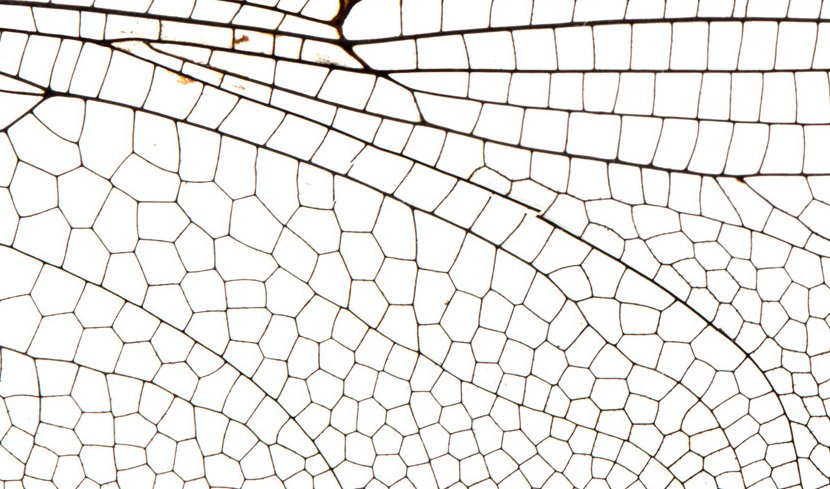
#> input picture library_interaction_example/dragonfly_wings.jpg, 830 x 489 px
$ jupyter execute --allow-errors TDA.ipynb
#> lines starting #> are read from the running program, lines starting #| are printed output that depends on the picture
# Topological Data Analysis

Обзор взаимодействий между стандартной библиотекой `sklearn`и библиотеками `ripser` и `persim` для топологического анализа данных на конкретных примерах.

[cell 1]
# !pip install ripser
# !pip install persim

[cell 2]
from ripser import ripser
from ripser import Rips
import persim
from persim import PersImage
from persim import plot_diagrams
import matplotlib.pyplot as plt
from mpl_toolkits.mplot3d import Axes3D
import numpy as np
from sklearn import datasets
from math import ceil
import time

# Import packages for loading .mat files
import os
from os.path import dirname, join as pjoin
import scipy.io as sio

## Clustering Algorithms

*Кластеризация* данных является основной задачей в обучении без учителя. В данном notebook рассмотрены такие методы как k-Means, DBSCAN, которые делят данные на кластеры и требуют настройки параметров. Но при разбиении на кластеры, данные метода потенциально игнорируют более тонкую структуру кластеров.

*Иерархическая кластеризация* создает многоуровневую сводку структуры кластера, визуализируемую в виде дендрограммы.

Посмотрим производительность некоторых алгоритмов кластеризации на наборе "игрушечных" данных.

[cell 3]
# Import packages for creating toy datasets and plotting
from sklearn.datasets import make_circles
from sklearn.datasets import make_blobs

# Create two datasets using above functions
X1, y1 = make_circles(n_samples=500, noise = 0.05, factor=0.3, random_state = 3)
X2, y2 = make_blobs(n_samples=500, centers=2, center_box = (-10,10), random_state=2)

# Combine the toy datasets. The first one is scaled and translated.
X = np.concatenate((3*X1-np.array([[12,0]]),X2),axis=0)

# Plot the result
plt.scatter(X[:,0],X[:,1]);

### $k$-Means Clustering

Один из самых основных алгоритмов кластеризации - **𝑘-Means**. Функция включена в `scikit-learn`. Для запуска 𝑘-Means нужно выбрать 𝑘.

[cell 4]
from sklearn.cluster import KMeans
kmeans = KMeans(n_clusters=2).fit(X) # Choose 2 clusters to start

plt.scatter(X[:,0],X[:,1],c = kmeans.labels_);

Видно, что это неправильный выбор

[cell 5]
from sklearn.cluster import KMeans
kmeans = KMeans(n_clusters=3).fit(X)

plt.scatter(X[:,0],X[:,1],c = kmeans.labels_);

с 3 кластерами больше похоже на правду, но все еще не оптимально

[cell 6]
from sklearn.cluster import KMeans
kmeans = KMeans(n_clusters=4).fit(X)

plt.scatter(X[:,0],X[:,1],c = kmeans.labels_);

[cell 7]
from sklearn.cluster import KMeans
kmeans = KMeans(n_clusters=5).fit(X)

plt.scatter(X[:,0],X[:,1],c = kmeans.labels_);

Независимо от того, сколько кластеров мы выберем, 𝑘-Means не сможет разделить концентрические круги.

### DBSCAN

Другой популярный алгоритм класстеризации - **DBSCAN**. DBSCAN выбирает количество кластеров на основе данных. Здесь можно выбрать различные параметры - eps и min_samples, которые сильно влияют на производительность алгоритма.

[cell 8]
from sklearn.cluster import DBSCAN
dbscan = DBSCAN(eps = 2, min_samples=5).fit(X)
plt.scatter( X[:,0], X[:,1], c=dbscan.labels_ );

Если мы настроим параметры правильно, DBSCAN сможет разделить концентрические окружности.

[cell 9]
from sklearn.cluster import DBSCAN
dbscan = DBSCAN(eps = 1, min_samples=5).fit(X)
plt.scatter( X[:,0], X[:,1], c=dbscan.labels_ );
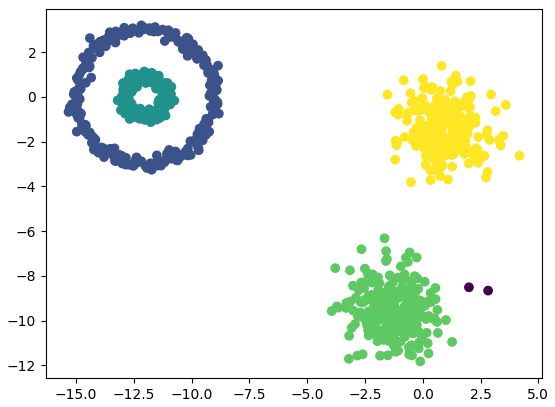
#> figure drawn by matplotlib, 1 panel

Все эти алгоритмы кластеризации предоставляют данные на выходе как помеченные подмножества. Из-за этого можно упустить поведение кластеризации «более мелкого масштаба».

### Hierarchical Clustering

Существует еще один стиль алгоритма кластеризации, называемый **иерархической кластеризацией**, который создает сводную информацию о поведении кластеров во всех масштабах. Вывод здесь можно рассматривать как *дендрограмму*.

[cell 10]
from scipy.cluster.hierarchy import dendrogram, linkage

fig = plt.figure(figsize=(10,5))
ax = fig.add_subplot(1, 1, 1)
linked = linkage(X, 'single')
dendrogram(linked, labels = None, show_leaf_counts=False)
ax.set_xticklabels([]);
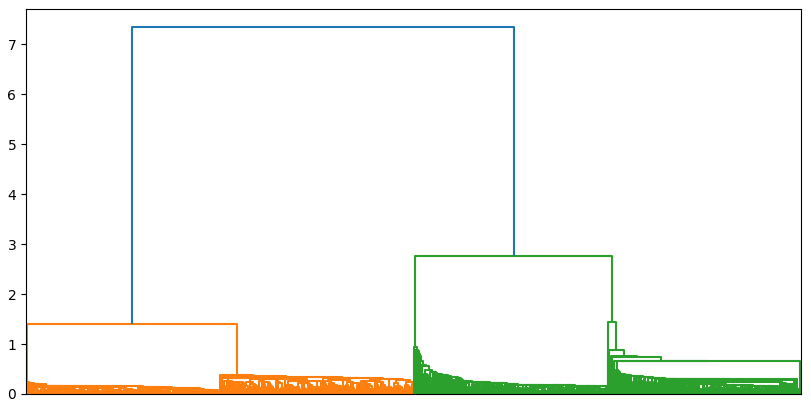
#> figure drawn by matplotlib, 1 panel

Выше показано, что есть несколько кластеров в наибольшем масштабе. Каждый из них состоит из двух кластеров в меньшем масштабе. Ниже этого есть много очень нечетких групп, которые могут быть прочитаны как «шум».

Метки для точек могут быть извлечены из дендрограммы с помощью алгоритма агломерационной кластеризации. Как и 𝑘-Means функция требует от нас выбрать несколько кластеров. Разница лишь в том, что теперь мы можем сделать очень обоснованное предположение, используя дендрограмму в качестве руководства.

Мы можем увидеть два самых больших кластера:

[cell 11]
from sklearn.cluster import AgglomerativeClustering
ac = AgglomerativeClustering(n_clusters=2, linkage = 'single')
ac.fit(X)
plt.scatter(X[:,0],X[:,1],c=ac.labels_);

или 4 самых больших кластера:

[cell 12]
ac = AgglomerativeClustering(n_clusters=4, linkage = 'single')
ac.fit(X)
plt.scatter(X[:,0],X[:,1],c=ac.labels_);
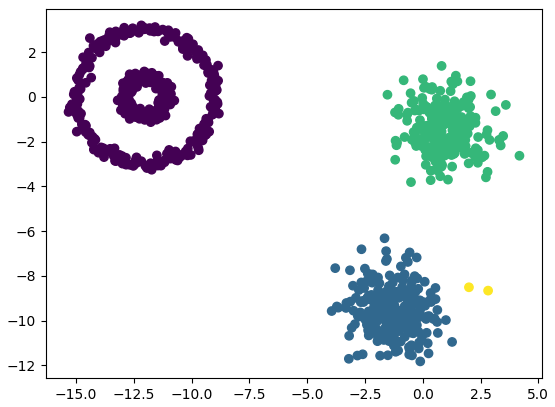
#> figure drawn by matplotlib, 1 panel

или 5 самых больших кластеров, которые выглядят как выходные данные **DBSCAN**:

[cell 13]
ac = AgglomerativeClustering(n_clusters=5, linkage = 'single')
ac.fit(X)
plt.scatter(X[:,0],X[:,1],c=ac.labels_);
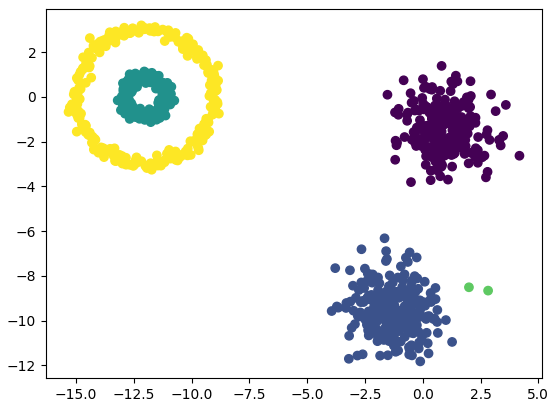
#> figure drawn by matplotlib, 1 panel

или сколько угодно кластеров, что мы захотим, которые будут собирать все более точную информацию:

[cell 14]
ac = AgglomerativeClustering(n_clusters=100, linkage = 'single')
ac.fit(X)
plt.scatter(X[:,0],X[:,1],c=ac.labels_);
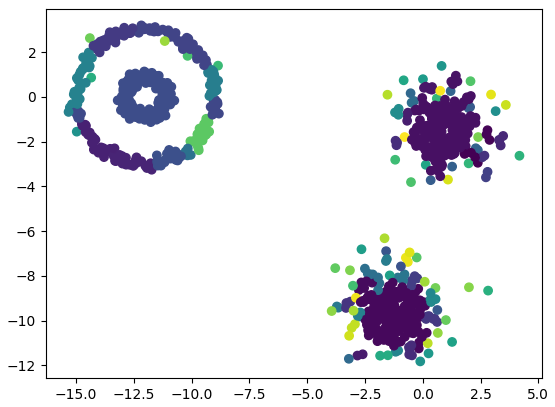
#> figure drawn by matplotlib, 1 panel

__________________________________________

# Computing Persistence Diagrams

Основная топологическая особенность, которая используется в TDA, называется **persistence diagram**. В этом примере мы вычисляем persistence diagram для нескольких облаков точек. Для этого будут использоваться специализированные пакеты Python для TDA: `ripser` и `persim`

[cell 15]
# Import packages
from ripser import ripser
# ripser - пакет для вычисления Barcodes из Vietoris-Rips
from persim import plot_diagrams
# persim - это пакет для отображения и вычисления расстояний между persistence diagram

# Теория о TDA

 - ##  Betti numbers

Каждому пространству X можно сопоставить векторное пространство $H_{k}(X)$, так называемое векторное пространство *k*-й гомологии X. Его размерность $β_{k}(X)$ называется ***k*-м числом Бетти X**.

Числа Бетти $β_{k}(X)$ считают «*k*-мерные дыры» в X:
 - 0-мерный - количество соединенных частей
 - 1-мерный - количество незаполненных петель
 - 2-мерная - количество незаполненных "пустот"
 - k-мерная - четко определенная концепция, которую мы не можем визуализировать

**Пример:**

Вычисление гомологии $H_{k}(X)$ соответствует вычислению чисел Бетти, где Х - симплексиальный комплекс:
 - $H_{0}(X)$ -> $β_{0}(X)$
 - $H_{1}(X)$ -> $β_{1}(X)$
 - $H_{2}(X)$ -> $β_{2}(X)$

## Persistent homology

Отслеживание «рождения» и «смерти» топологических особенностей («дыр» различных размеров) необходимо для того, чтобы создать **barcode plot** или **persistent диаграмму** для X. *Persistent homology* ("долгоживущая гомология") - один из главных инструментов в TDA.

 #### Пример:


#### Еще пример:

**Слева:** *Barcode Plot*

Каждая горизонтальная полоса показывает время жизни топологического признака как функцию ε для группы гомологий $H_{0}$, $H_{1}$, $H_{2}$. Существенными особенностями являются длинные горизонтельные  столбики.

**Справа:** *Persistence Diagram*

Точки на диаграмме постоянства находятся во взаимно однозначном соответствии с полосами на графике Barcode. Рождение и
время смерти barcode становятся x- и y-координатами persistence диаграммы. Существенные особенности далеки от
диагонали.

### Random Point Cloud

Начнем с рандомного набора данных. Давайте просто возьмем несколько случайных точек на плоскости (облако из 100 точек).

[cell 16]
data = np.random.random((100,2))
fig = plt.figure(figsize=(5,5))
ax = fig.add_subplot(111)
ax.scatter(data[:, 0], data[:, 1])
ax.axis('equal');
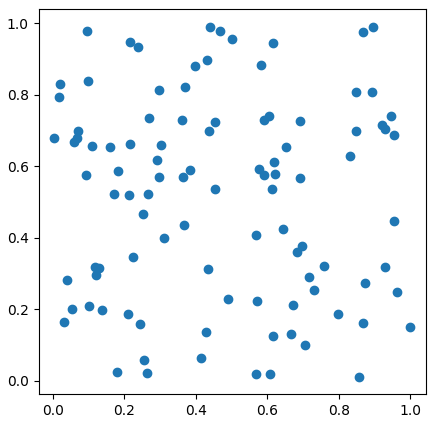
#> figure drawn by matplotlib, 1 panel

Теперь мы вычисляем persistent homology dataset'а. Это делается путем применения функции `ripser`. Ripser имеет множество опций, такие как диапазон вычисляемых измерений, тип данных и т.д.

#> (a cell that did not finish here is left out)

#> (a cell that did not finish here is left out)

Все «ключи» ripser'a:

#> (a cell that did not finish here is left out)

Вычисления, которые нас действительно волнуют, находятся под ключом 'dgms':

#> (a cell that did not finish here is left out)

Мы видим, что выходные данные диаграмм представляют собой пару массивов. Это точки на persistence диаграмме для persistence гомологий степени 0 и степени 1 соответственно. Теперь мы можем построить эти диаграммы. Это можно сделать на разных осях или на одной оси.

#> (a cell that did not finish here is left out)

#> (a cell that did not finish here is left out)

#> (a cell that did not finish here is left out)

### Circles and Blobs

Применяя persistent homology к набору данных из примера в самом начале, мы наблюдаем многоуровневую кластерную структуру, а также тот факт, что в данных присутствуют круги.

#> (a cell that did not finish here is left out)

### Spheres
Давайте рассмотрим персистентную гомологию облаков точек на сферах на плоскости и в трехмерном пространстве.

[cell 25]
# Определить функцию для случайной выборки из сферы
def sample_spherical(npoints, ndim=3):
    sample = np.random.randn(ndim, npoints)
    sample /= np.linalg.norm(sample, axis=0)
    sample = sample.T
    return sample

# Произвольная выборка из сферы с добавленным шумом
def noisy_sample_spherical(npoints, ndim, noise_level = 0.01):
    sphere = sample_spherical(npoints, ndim)
    noise = np.random.multivariate_normal(ndim*[0], noise_level*np.eye(ndim), npoints)
    sample = sphere + noise
    return sample

Давайте сначала посмотрим на сферу, находящаяся в $\mathbb{R}^2$, иными словами на круг.

[cell 26]
data = noisy_sample_spherical(100,2) # Создаём шумный круг

# Рисуем график данных в виде точечной диаграммы.
fig = plt.figure()
ax1 = fig.add_subplot(111)
ax1.plot(data[:, 0], data[:, 1], 'ob', label='Source samples');
ax1.axis('equal');
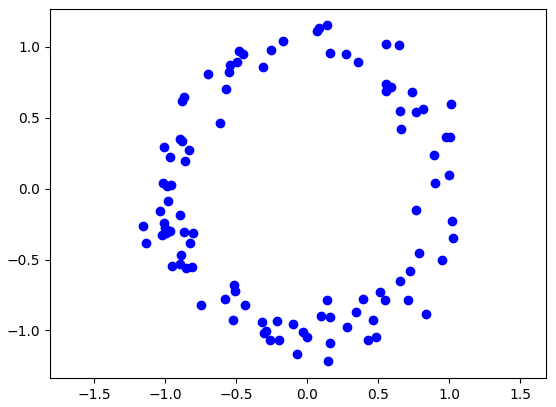
#> figure drawn by matplotlib, 1 panel

#> (a cell that did not finish here is left out)

Играя с параметрами, мы можем сделать круг более плотным или более шумным.

[cell 28]
numsamp = 200
noise = .1

data = noisy_sample_spherical(numsamp,ndim=2,noise_level=noise)

fig = plt.figure(figsize=(5,5))
ax1 = fig.add_subplot(111)
ax1.plot(data[:, 0], data[:, 1], 'ob');
ax1.axis('equal')
#> (the rest of this cell did not finish here and is left out)

Теперь вычисляем persistence диаграмму для сферы в $\mathbb{R}^3$. Мы можем указать, что хотим вычислить гомологию степени 2. Затем мы строим persistence diagram на тех же осях.

[cell 29]
sphere = noisy_sample_spherical(250,3)

fig = plt.figure()
ax = Axes3D(fig)
ax.scatter(sphere[:,0],sphere[:,1],sphere[:,2], c='b', marker='o');
ax.set_aspect('equal');

[cell 30]
sphere[:,0].shape

Используя `ripser`, мы вычисляем persistent homology облака точек и строим persistence diagrams:

[cell 31]
import time

start0 = time.time()
#> (the rest of this cell did not finish here and is left out)

Если обратить внимание на persistence диаграмму, то можно заметить, что есть один очень постоянный 0-цикл и один 2-цикл. Они отражают топологию сферы.

[cell 32]
N = 700
r = 5
R = 10

theta = 2*np.pi*np.random.rand(N)
phi = 2*np.pi*np.random.rand(N)
X = (R + r * np.cos(phi)) * np.cos(theta)
Y = (R + r * np.cos(phi)) * np.sin(theta)
Z = r *  np.sin(phi)
pointCloud = np.append(X.reshape(N,1),Y.reshape(N,1),axis =1)
pointCloud = np.append(pointCloud,Z.reshape(N,1), axis = 1)

fig = plt.figure(figsize = (6,6))
#> (the rest of this cell did not finish here and is left out)

# Filtering an Image (Фильтрация изображения)

Этот пример - адаптация приведенного в документации примера для Ripser https://github.com/scikit-tda/ripser.py.

Цель состоит в том, чтобы применить эти методы для изучения изображения крыла стрекозы, доступного по этой <a href = "https://all-free-download.com/free-photos/download/dragonfly-wings_207742.html">ссылке</a>

Если мы думаем о каждом значении пикселя как о выходе функции, это изображение можно понимать как график поверхности. Если белые пиксели соответствуют большим значениям функции, то мы можем представить, что центр каждой «ячейки» в крыле соответствует локальному максимуму функции. Если мы возьмем минус нашей функции, то каждая ячейка соответствует локальному минимуму.

Цель этого примера - проверить, что персистентная гомология степени 0 фильтрации множества подуровней этого графа выберет эти локальные минимумы как точки с высокой персистентностью.

## Processing the Image (Обработка изображения)

Преобразовываем изображение в истинную градацию серого, а затем сглаживаем его (создаем более гладкий график поверхности).

[cell 33]
import PIL

wing_original = plt.imread("dragonfly_wings.jpg")
#> wing_original is the input picture: shape (489, 830, 3); mean R, G, B 237, 235, 232.5
wing_grey = np.asarray(PIL.Image.fromarray(wing_original).convert('L'))
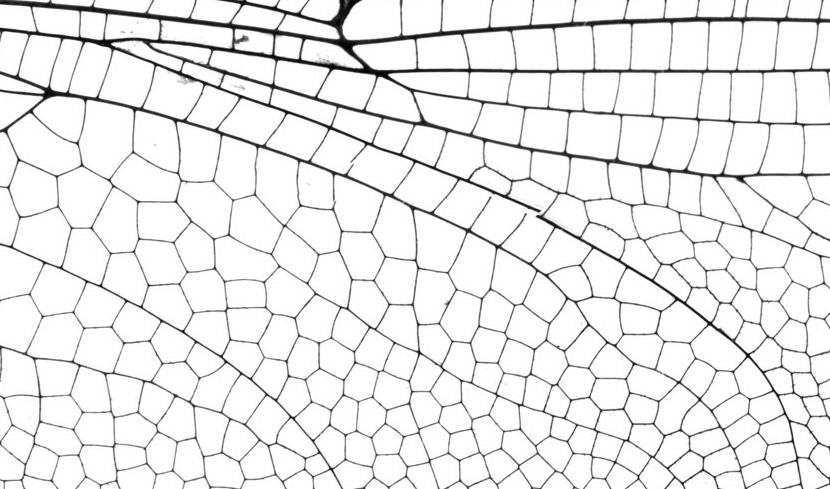
#> wing_grey: shape (489, 830); min 1, max 255, mean 235.3

plt.subplot(121)
plt.title('Original')
plt.imshow(wing_original)
plt.axis('off')
plt.subplot(122)
plt.title('Greyscale')
plt.imshow(wing_grey, cmap='gray')
plt.axis('off')
plt.show()

Когда мы сгладим, мы добавим небольшое количество шума к каждому значению пикселя. Эта уловка, чтобы сделать значения пикселей уникальными (далее пригодится при визуализации).

[cell 34]
from scipy import ndimage

# Smooth the image using a moving average and add some random noise
smoothed = ndimage.uniform_filter(wing_grey.astype(np.float64), size=20)
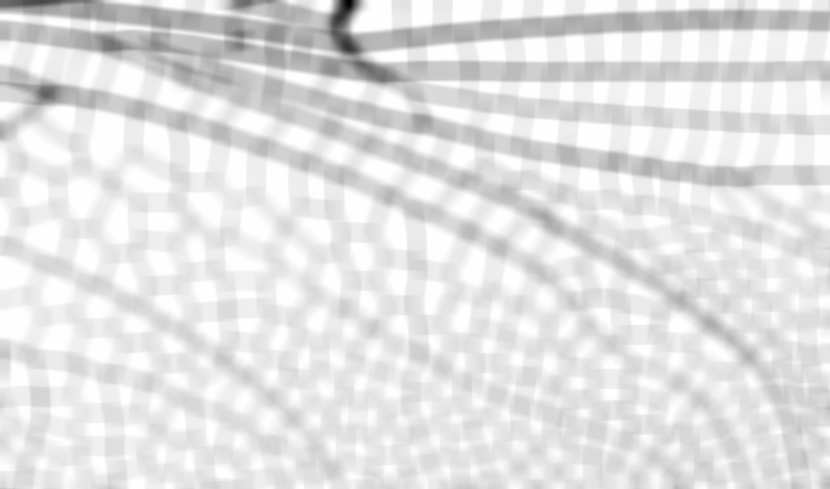
#> smoothed: shape (489, 830) float64; min 77.74, max 255, mean 235.3; drawn with min black and max white
smoothed += 0.01 * np.random.randn(*smoothed.shape)

plt.figure(figsize=(10, 5))
plt.subplot(121)
plt.title('Greyscale')
im = plt.imshow(wing_grey, cmap='gray')
plt.colorbar(im, fraction=0.03)

plt.subplot(122)
im = plt.imshow(smoothed, cmap='gray')
plt.title('Smoothed')
plt.colorbar(im, fraction=0.03)

plt.tight_layout()
plt.show()
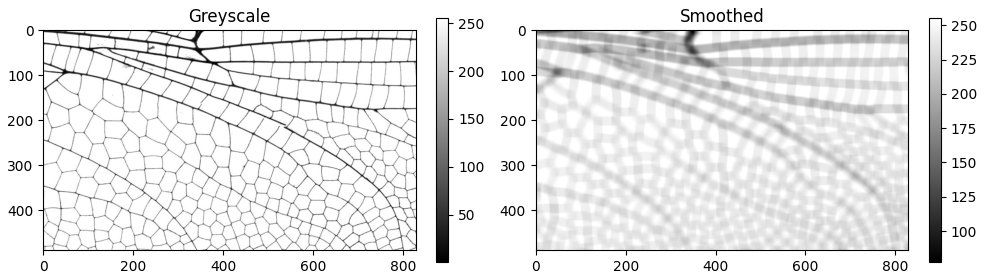
#> figure drawn by matplotlib, 4 panels

$ run again, with library_interaction_example/betti.PNG saved as library_interaction_example/dragonfly_wings.jpg
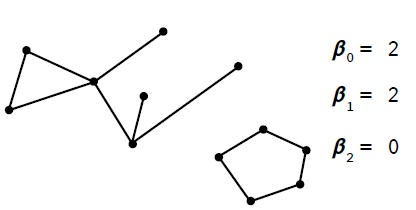
#> input picture library_interaction_example/betti.PNG, 416 x 210 px
#> wing_original is the input picture: shape (210, 416, 3); mean R, G, B 246.5, 246.6, 246.5
#> `smoothed = ndimage.uniform_filter(wing_grey.astype(np.float64), size=20)`:
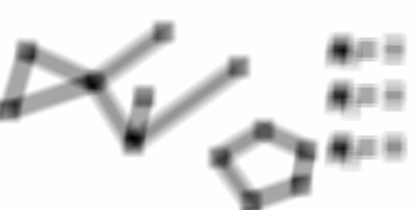
#> smoothed: shape (210, 416) float64; min 171.7, max 255, mean 246.6; drawn with min black and max white
#> `plt.show()`:
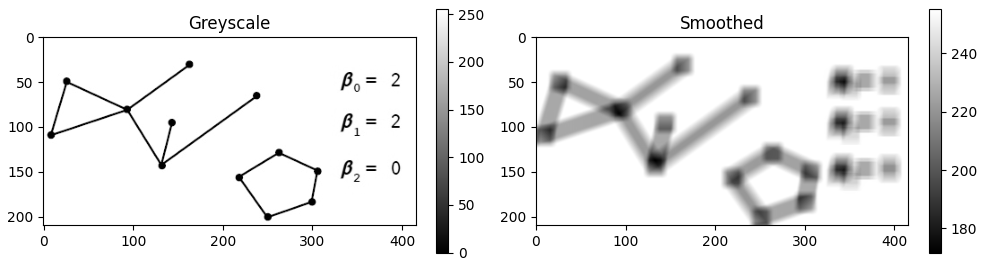
#> figure drawn by matplotlib, 4 panels

$ run again, with library_interaction_example/birth-death.PNG saved as library_interaction_example/dragonfly_wings.jpg
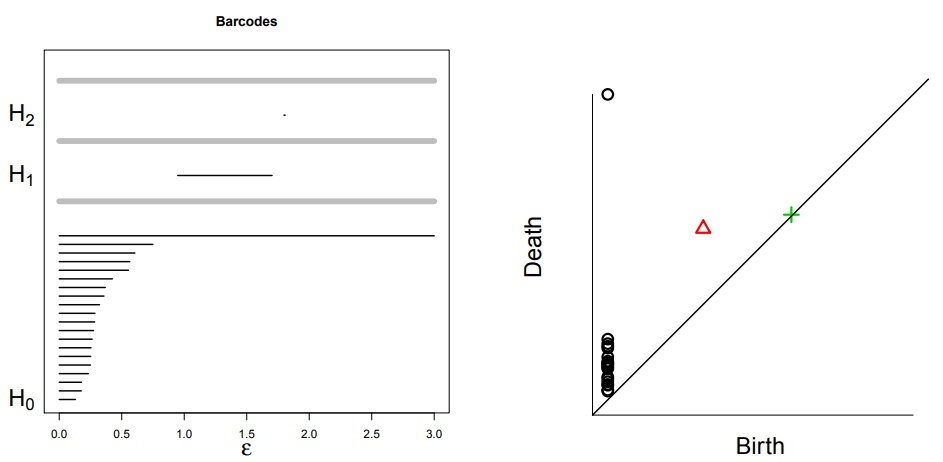
#> input picture library_interaction_example/birth-death.PNG, 943 x 462 px
#> wing_original is the input picture: shape (462, 943, 3); mean R, G, B 249.5, 249.5, 249.5
#> `plt.show()`:
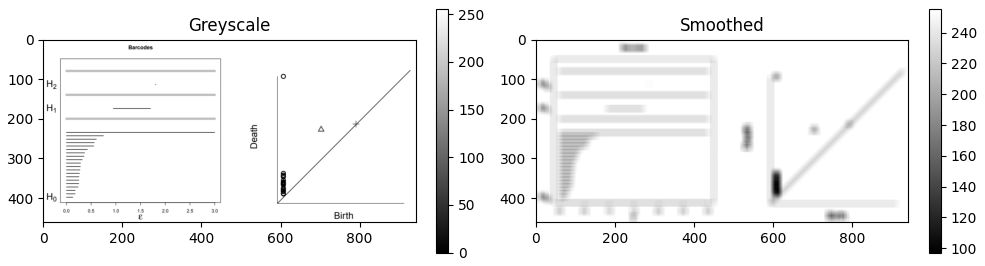
#> figure drawn by matplotlib, 4 panels
